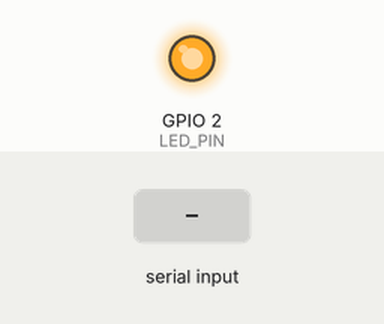
The sketch below on a simulated ESP32. Parts: output pins drawn as LEDs (lit = HIGH). The test bench sets the inputs (shaded band). Nothing arrives over Bluetooth unless stated; what the sketch prints to the serial monitor is not drawn.

Above: at 2.9 s.
3.0 s: "PING\n" received over the second serial link
At 3.4 s:
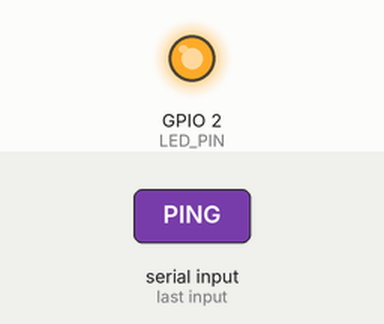
6.0 s: "LED ON\n" received over the second serial link
At 7.2 s:
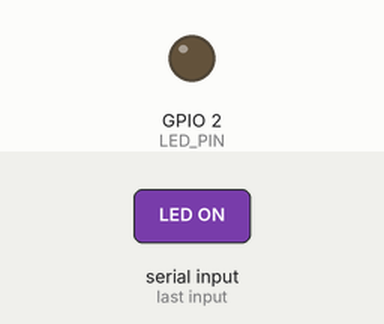
9.0 s: "LED OFF\n" received over the second serial link
At 10.3 s:
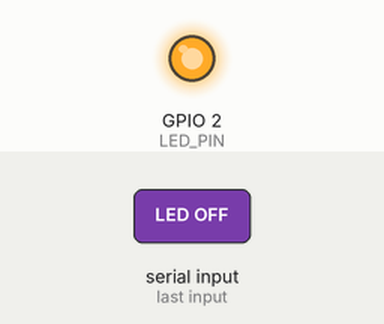
Timing chart, 0 to 11.5 s (numbered marks = the images above; inputs shaded):
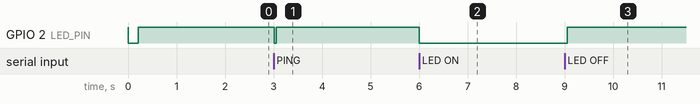

The sketch:

node2.ino
```cpp
/*
 * ESP32 Bluetooth Serial - Node 2
 * Connects to PC via /dev/rfcomm1
 */

#include "BluetoothSerial.h"

BluetoothSerial SerialBT;

#define LED_PIN 2          // Built-in LED
#define BOARD_ID "NODE2"   // Board Identifier

void setup() {
  pinMode(LED_PIN, OUTPUT);
  digitalWrite(LED_PIN, HIGH);  // Indication of start

  Serial.begin(115200);
  SerialBT.begin("ESP32-Node2");  // Bluetooth device name (UNIQUE!)

  Serial.println();
  Serial.println("================================");
  Serial.println("[NODE2] Bluetooth Serial Ready!");
  Serial.println("[NODE2] Device Name: ESP32-Node2");
  Serial.println("[NODE2] Waiting for connection...");
  Serial.println("================================");

  // Blink LED to indicate successful startup
  digitalWrite(LED_PIN, LOW);
  delay(200);
  digitalWrite(LED_PIN, HIGH);
}

void loop() {
  // === Data from PC (USB) → to Bluetooth ===
  if (Serial.available()) {
    char c = Serial.read();
    SerialBT.write(c);

    // Echo to serial monitor for debugging
    Serial.print("[USB→BT] ");
    Serial.println(c);
  }

  // === Data from Bluetooth → to PC (USB) ===
  if (SerialBT.available()) {
    String msg = SerialBT.readStringUntil('\n');
    msg.trim();  // Remove whitespace and newlines

    if (msg.length() > 0) {
      // Blink LED upon receiving data
      digitalWrite(LED_PIN, LOW);
      delay(50);
      digitalWrite(LED_PIN, HIGH);

      // Variable to store the response status/message
      String response = "YOUR MESSAGE";

      // Simple command processing
      if (msg.equalsIgnoreCase("PING")) {
        response = "PONG!";
      }
      else if (msg.equalsIgnoreCase("LED ON")) {
        digitalWrite(LED_PIN, LOW);  // LED active LOW
        response = "LED ON";
      }
      else if (msg.equalsIgnoreCase("LED OFF")) {
        digitalWrite(LED_PIN, HIGH);
        response = "LED OFF";
      }

      // Send debug info to PC via USB Serial
      Serial.print("[NODE2←BT] ");
      Serial.println(msg);

      // Send unified ACK response back via Bluetooth
      // Format: [ACK-NODE2] Received: <msg> | Status: <response>
      SerialBT.printf("[ACK-NODE2] Received: %s | Status: %s\n", msg.c_str(), response.c_str());
    }
  }

  delay(10);  // Small pause for stability
}
```

Measured:
- after the input at 3.0 s, GPIO 2 (LED_PIN): HIGH → LOW at once, → HIGH 0.05 s later
- after the input at 6.0 s, GPIO 2 (LED_PIN): HIGH → LOW at once
- after the input at 9.0 s, GPIO 2 (LED_PIN): LOW → HIGH after 0.06 s
